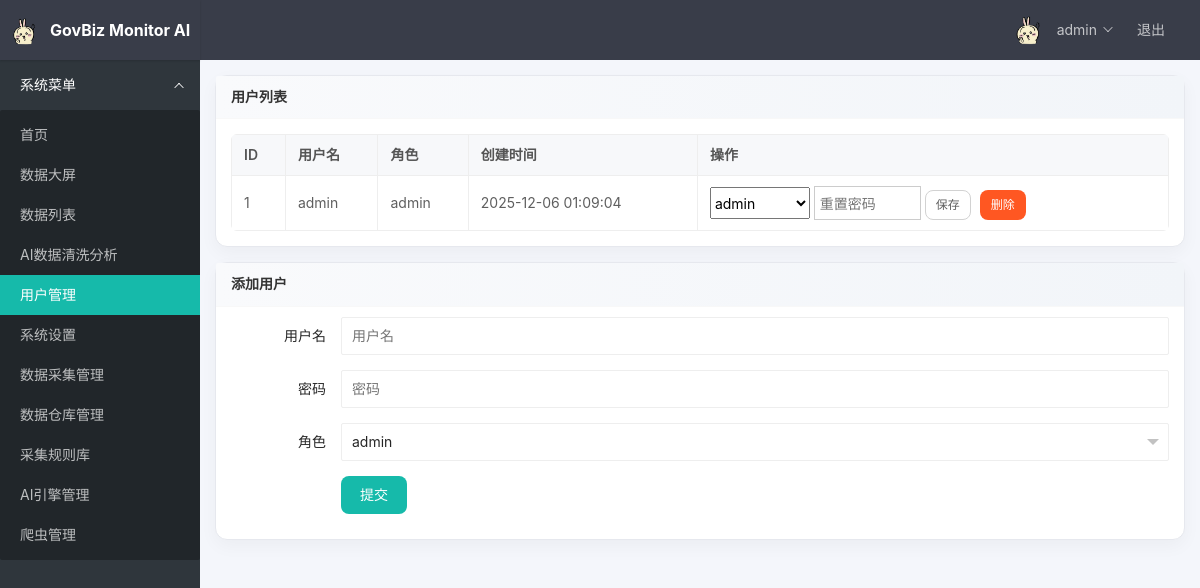
/admin/users (signed in), run on an earlier commit of the app's database.
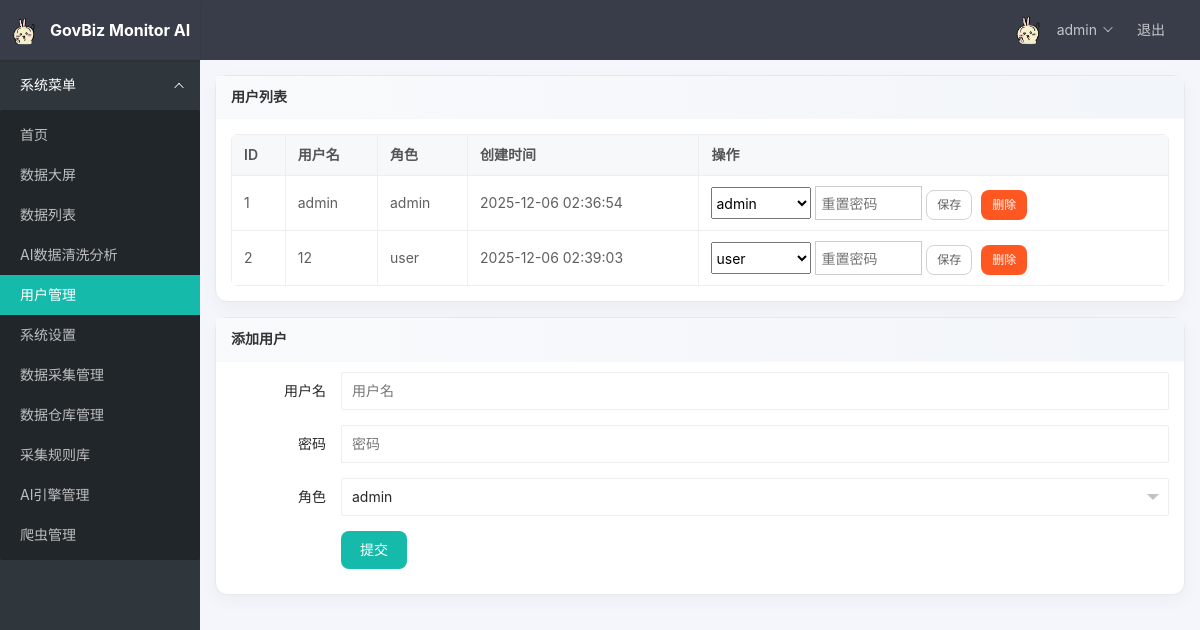
And on a later commit of the database.
### tables this page shows
CREATE TABLE users (
  id integer primary key autoincrement,
  username text unique not null,
  password_hash text not null,
  role_id integer not null,
  created_at datetime default current_timestamp,
  foreign key (role_id) references roles(id)
);

CREATE TABLE roles (
  id integer primary key autoincrement,
  name text unique not null,
  description text
);

### app/admin.py (the view)
@bp.route('/users')
def user_list():
    users = query_all("select u.*, r.name as role_name from users u join roles r on u.role_id = r.id")
    roles = query_all("select * from roles")
    return render_template('admin/user_list.html', users=users, roles=roles)

### app/admin.py (called while the page is built)
@bp.before_request
@login_required
def require_admin():
    if not current_user.is_admin:
        flash("无权访问", "error")
        return redirect(url_for('main.index'))

### app/db.py (called while the page is built)
def get_connection():
    conn = sqlite3.connect(str(DATABASE))
    conn.row_factory = sqlite3.Row
    return conn

def query_all(sql, params=None):
    conn = get_connection()
    try:
        cur = conn.execute(sql, params or [])
        rows = cur.fetchall()
        return [dict(row) for row in rows]
    finally:
        conn.close()

def query_one(sql, params=None):
    conn = get_connection()
    try:
        cur = conn.execute(sql, params or [])
        row = cur.fetchone()
        return dict(row) if row else None
    finally:
        conn.close()

### app/models.py (called while the page is built)
    @staticmethod
    def get(user_id):
        sql = """
            select u.id, u.username, u.role_id, r.name as role_name
            from users u
            join roles r on u.role_id = r.id
            where u.id = ?
        """
        row = query_one(sql, [user_id])
        if not row:
            return None
        return User(row['id'], row['username'], row['role_id'], row['role_name'])

### templates/admin/user_list.html (shortened to what this page needs)
{% extends "base.html" %}
{% block content %}
<div class="layui-row layui-col-space15">
  <div class="layui-col-md12">
    <div class="layui-card">
      <div class="layui-card-header">用户列表</div>
      <div class="layui-card-body">
        <table class="layui-table">
          <thead>
            <tr><th>ID</th><th>用户名</th><th>角色</th><th>创建时间</th><th>操作</th></tr>
          </thead>
          <tbody>
            {% for u in users %}
            <tr>
              <td>{{ u.id }}</td>
              <td>{{ u.username }}</td>
              <td>{{ u.role_name }}</td>
              <td>{{ u.created_at }}</td>
              <td>
                <form action="{{ url_for('admin.update_user', user_id=u.id) }}" method="post" style="display:inline-block">
                  <select name="role_id" style="height:32px; width: 100px; display: inline-block;">
                    {% for r in roles %}
                    <option value="{{ r.id }}" {% if r.name == u.role_name %}selected{% endif %}>{{ r.name }}</option>
                    {% endfor %}
                  </select>
                  <input type="password" name="password" placeholder="重置密码" style="height:32px; width: 100px; border: 1px solid #ccc; padding-left: 5px;">
                  <button class="layui-btn layui-btn-primary layui-btn-sm">保存</button>
                </form>
                <form action="{{ url_for('admin.delete_user', user_id=u.id) }}" method="post" style="display:inline-block;margin-left:5px">
                  <button class="layui-btn layui-btn-danger layui-btn-sm">删除</button>
                </form>
              </td>
            </tr>
            {% endfor %}
          </tbody>
        </table>
      </div>
    </div>
  </div>
  <div class="layui-col-md12">
    <div class="layui-card">
      <div class="layui-card-header">添加用户</div>
      <div class="layui-card-body">
        <form class="layui-form" action="{{ url_for('admin.add_user') }}" method="post">
          <div class="layui-form-item">
            <label class="layui-form-label">用户名</label>
            <div class="layui-input-block">
              <input type="text" name="username" required placeholder="用户名" autocomplete="off" class="layui-input">
            </div>
          </div>
          <div class="layui-form-item">
            <label class="layui-form-label">密码</label>
            <div class="layui-input-block">
              <input type="password" name="password" required placeholder="密码" autocomplete="off" class="layui-input">
            </div>
          </div>
          <div class="layui-form-item">
            <label class="layui-form-label">角色</label>
            <div class="layui-input-block">
            </div>
          </div>
          <div class="layui-form-item">
            <div class="layui-input-block">
              <button class="layui-btn" lay-submit>提交</button>
            </div>
          </div>
        </form>
      </div>
    </div>
  </div>
</div>
{% endblock %}

### templates/base.html (shortened to what this page needs)
<!DOCTYPE html>
<html>
<head>
    <link rel="stylesheet" href="{{ url_for('static', filename='layui-v2.13.2/layui/css/layui.css') }}">
    <link rel="stylesheet" href="{{ url_for('static', filename='css/app.css') }}">
</head>
<body class="layui-layout-body">
    <div class="layui-layout layui-layout-admin">
        <div class="layui-header">
            <div class="layui-logo">
                <img src="{{ settings.app_logo }}" alt="logo"
                    style="height:28px;vertical-align:middle;margin-right:8px">
                {{ settings.app_name }}
            </div>
            <ul class="layui-nav layui-layout-right">
                <li class="layui-nav-item">
                    <a href="javascript:;">
                        <img src="{{ settings.app_logo }}" class="layui-nav-img" alt="avatar">
                        {{ current_user.username }}
                    </a>
                </li>
                <li class="layui-nav-item"><a href="{{ url_for('auth.logout') }}">退出</a></li>
            </ul>
        </div>
        <div class="layui-side layui-bg-black">
            <div class="layui-side-scroll">
                <ul class="layui-nav layui-nav-tree" lay-filter="side">
                    <li class="layui-nav-item layui-nav-itemed">
                        <a href="javascript:;">系统菜单</a>
                        <dl class="layui-nav-child">
                            <dd><a href="{{ url_for('main.index') }}">首页</a></dd>
                            <dd><a href="{{ url_for('main.data_board') }}">数据大屏</a></dd>
                            <dd><a href="{{ url_for('main.crawl_list') }}">数据列表</a></dd>
                            <dd><a href="{{ url_for('main.ai_tools') }}">AI数据清洗分析</a></dd>
                            {% if current_user.is_admin %}
                            <dd><a href="{{ url_for('admin.user_list') }}">用户管理</a></dd>
                            <dd><a href="{{ url_for('admin.settings') }}">系统设置</a></dd>
                            <dd><a href="{{ url_for('admin.crawl_manage') }}">数据采集管理</a></dd>
                            <dd><a href="{{ url_for('admin.warehouse') }}">数据仓库管理</a></dd>
                            <dd><a href="{{ url_for('admin.rules') }}">采集规则库</a></dd>
                            <dd><a href="{{ url_for('admin.ai_engines') }}">AI引擎管理</a></dd>
                            <dd><a href="{{ url_for('admin.crawlers') }}">爬虫管理</a></dd>
                            {% endif %}
                        </dl>
                    </li>
                </ul>
            </div>
        </div>
        <div class="layui-body" style="padding: 15px;">
            {% block content %}{% endblock %}
        </div>
    </div>
</body>
</html>

What changed in the data, as far as the page shows it:
changed users "admin": created_at "2025-12-06 01:09:04" → "2025-12-06 02:36:54"
added users: id "2", username "12", role_name "user", created_at "2025-12-06 02:39:03", role_id "user"
